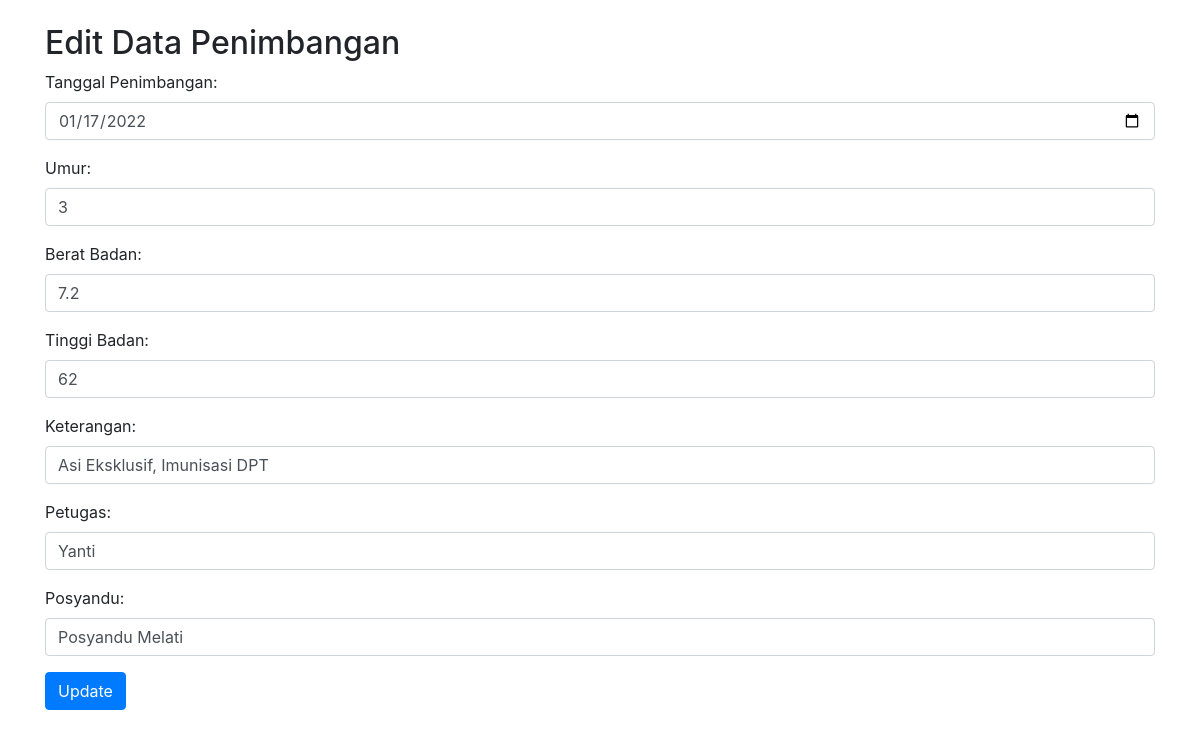
Page /penimbangan/edit_pnb.php?id_penimbangan=40 on the committed database.
### tables this page shows
CREATE TABLE `t_penimbangan` (
  `id_penimbangan` int(11) NOT NULL,
  `id_anak` int(11) NOT NULL,
  `tgl_penimbangan` date NOT NULL,
  `umur` int(2) NOT NULL,
  `berat_badan` float NOT NULL,
  `tinggi_badan` float NOT NULL,
  `keterangan` text NOT NULL,
  `petugas` varchar(100) NOT NULL,
  `posyandu` varchar(100) NOT NULL
);

### penimbangan/edit_pnb.php (the view, shortened to what this page needs)
<!DOCTYPE html>
<html>
<head>
  <link rel="stylesheet" href="https://maxcdn.bootstrapcdn.com/bootstrap/4.5.2/css/bootstrap.min.css">
</head>
<body>
  <?php
  include_once("connection_pnb.php");
  $id_penimbangan = $_GET['id_penimbangan'];
  $statement = $conn->prepare('SELECT * FROM t_penimbangan WHERE id_penimbangan = :id_penimbangan');
  $statement->execute(['id_penimbangan' => $id_penimbangan]);
  $data_penimbangan = $statement->fetch(PDO::FETCH_ASSOC);
  ?>
  <div class="container">
    <h2 class="mt-4">Edit Data Penimbangan</h2>
    <form action="update_pnb.php?id_penimbangan=<?php echo $id_penimbangan; ?>" method="post">
      <div class="form-group">
        <label for="tgl_penimbangan">Tanggal Penimbangan:</label>
        <input type="date" class="form-control" name="tgl_penimbangan"
          value="<?php echo $data_penimbangan['tgl_penimbangan']; ?>">
      </div>
      <div class="form-group">
        <label for="umur">Umur:</label>
        <input type="text" class="form-control" name="umur" value="<?php echo $data_penimbangan['umur']; ?>">
      </div>
      <div class="form-group">
        <label for="berat_badan">Berat Badan:</label>
        <input type="text" class="form-control" name="berat_badan"
          value="<?php echo $data_penimbangan['berat_badan']; ?>">
      </div>
      <div class="form-group">
        <label for="tinggi_badan">Tinggi Badan:</label>
        <input type="text" class="form-control" name="tinggi_badan"
          value="<?php echo $data_penimbangan['tinggi_badan']; ?>">
      </div>
      <div class="form-group">
        <label for="keterangan">Keterangan:</label>
        <input type="text" class="form-control" name="keterangan"
          value="<?php echo $data_penimbangan['keterangan']; ?>">
      </div>
      <div class="form-group">
        <label for="petugas">Petugas:</label>
        <input type="text" class="form-control" name="petugas" value="<?php echo $data_penimbangan['petugas']; ?>">
      </div>
      <div class="form-group">
        <label for="posyandu">Posyandu:</label>
        <input type="text" class="form-control" name="posyandu" value="<?php echo $data_penimbangan['posyandu']; ?>">
      </div>
      <button type="submit" class="btn btn-primary">Update</button>
    </form>
  </div>
</body>
</html>

### rows in the picture
t_penimbangan: tgl_penimbangan "01/17/2022", umur "3", berat_badan "7.2", tinggi_badan "62", keterangan "Asi Eksklusif, Imunisasi DPT", petugas "Yanti", posyandu "Posyandu Melati"
